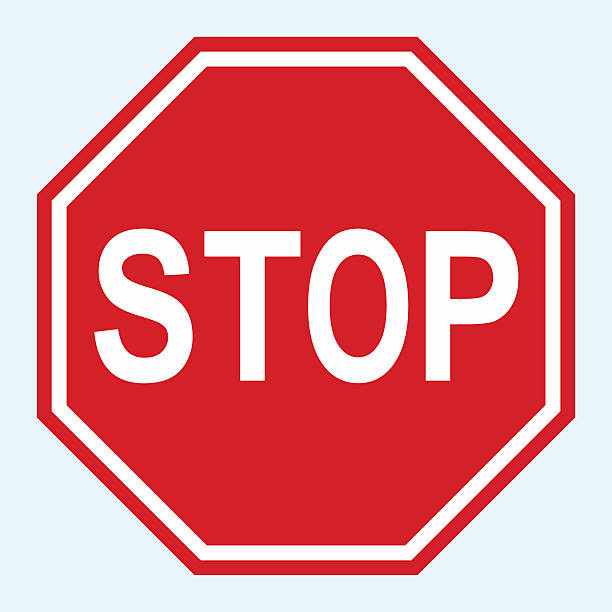
#> input picture img/stop_base.jpg, 612 x 612 px, found by its file name
$ python 01-sift.py
#> lines starting #> are read from the running program, lines starting #| are printed output that depends on the picture
#Descriptores SIFT
import cv2
import pandas as pd
import numpy as np

#Cargarmos al imagen
img = cv2.imread('img/stop_base.jpg')
#> img is the input picture: shape (612, 612, 3); mean B, G, R 145.9, 139.6, 225.5

#Se convierte a escala de grices
img_gray = cv2.cvtColor(img, cv2.COLOR_BGR2GRAY)
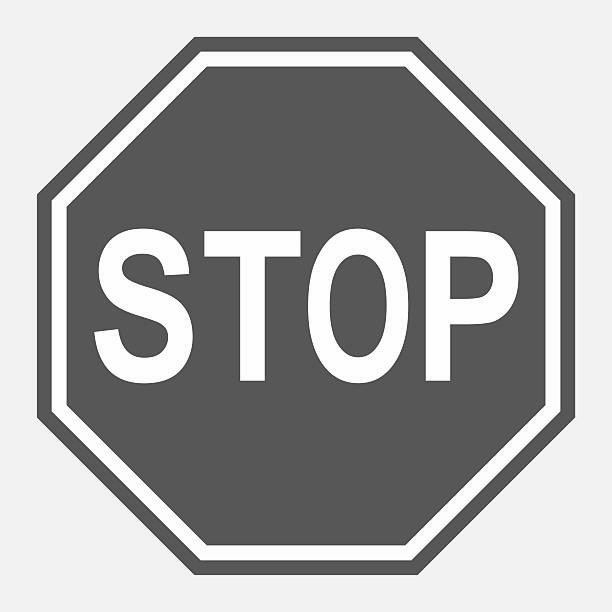
#> img_gray: shape (612, 612); min 43, max 255, mean 166

#Inicializar el detector SIFT
sift = cv2.SIFT_create()

#Obtener los puntos claves o KeyPoints
keypoint = sift.detect(img_gray)
#> keypoint = 126 keypoints; strongest (x, y, size): (470, 277, 25.8), (142, 269, 21.5), (438, 366, 19), (252, 365, 20.4)

def mostrar_keypoint(imagen,keypoints):
    print("mostrando {} KeyPoints".format(len(keypoints)))
#| mostrando 126 KeyPoints
    filas = []

    img_keypoint = cv2.drawKeypoints(imagen,keypoints, None, flags=cv2.DRAW_MATCHES_FLAGS_DRAW_RICH_KEYPOINTS)
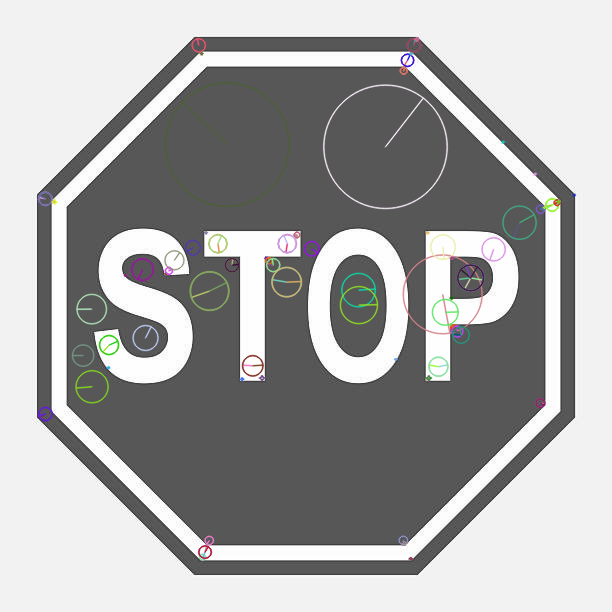
#> img_keypoint: shape (612, 612, 3); mean of channels 0, 1, 2 166, 166.2, 166.1; drawn as B, G, R
    cv2.imshow('Original',img)
    cv2.imshow('puntos de interes2',img_keypoint)

    cv2.waitKey(0)


mostrar_keypoint(img_gray, keypoint)

$ run again, with img/bananos.jpg copied over img/stop_base.jpg
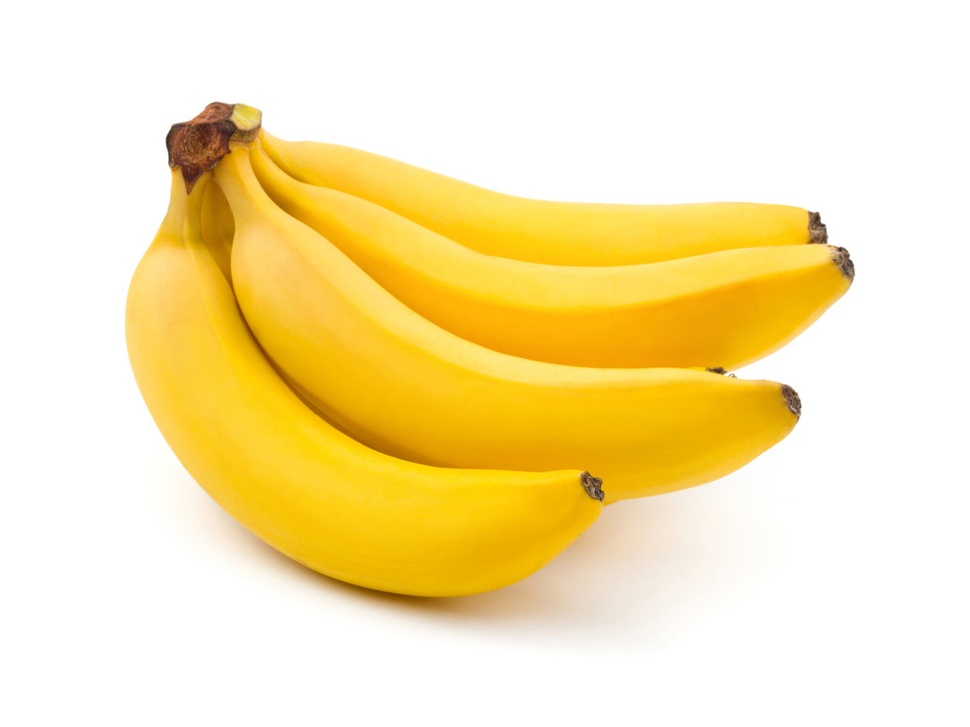
#> input picture img/bananos.jpg, 970 x 727 px, shrunk from 1200 x 900 before the run, found by its file name
#> img is the input picture: shape (727, 970, 3); mean B, G, R 178.6, 231.4, 249.4
#> `img_gray = cv2.cvtColor(img, cv2.COLOR_BGR2GRAY)`:
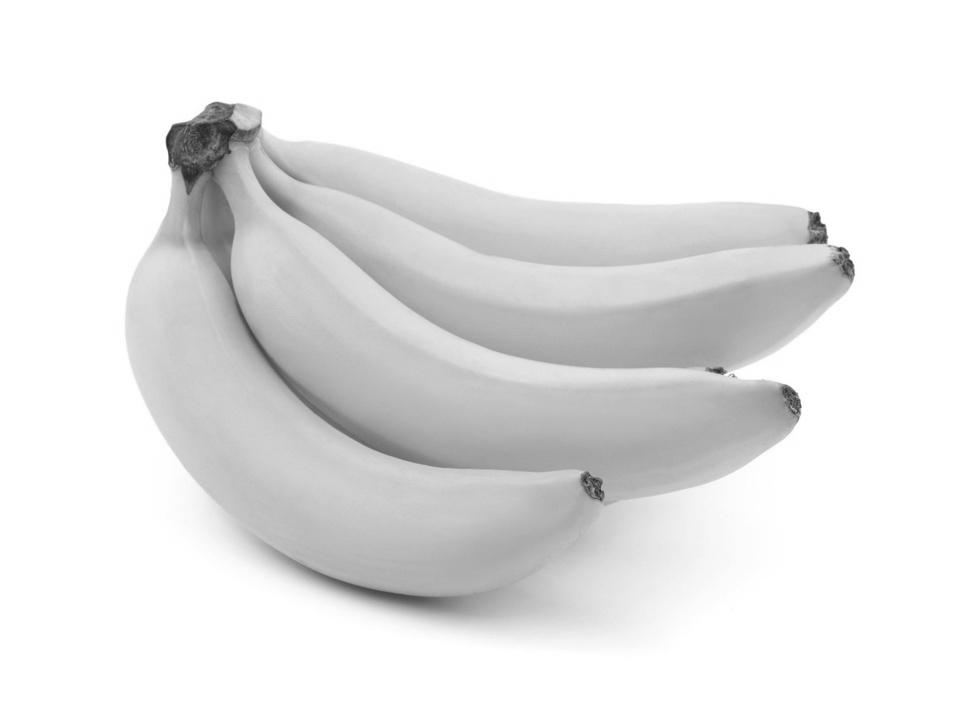
#> img_gray: shape (727, 970); min 30, max 255, mean 230.8
#> keypoint = 155 keypoints; strongest (x, y, size): (205, 146, 52.3), (815, 219, 8.7), (840, 249, 3.3), (719, 371, 5.3)
#| mostrando 155 KeyPoints
